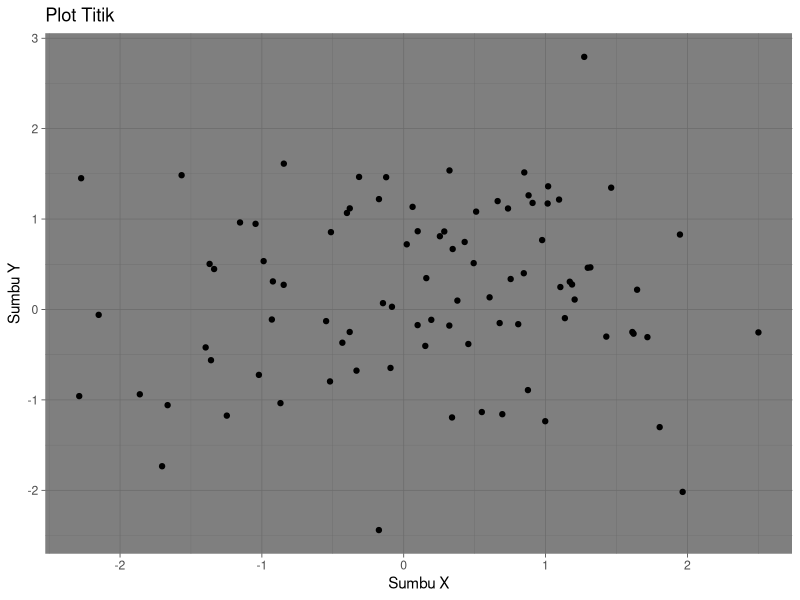
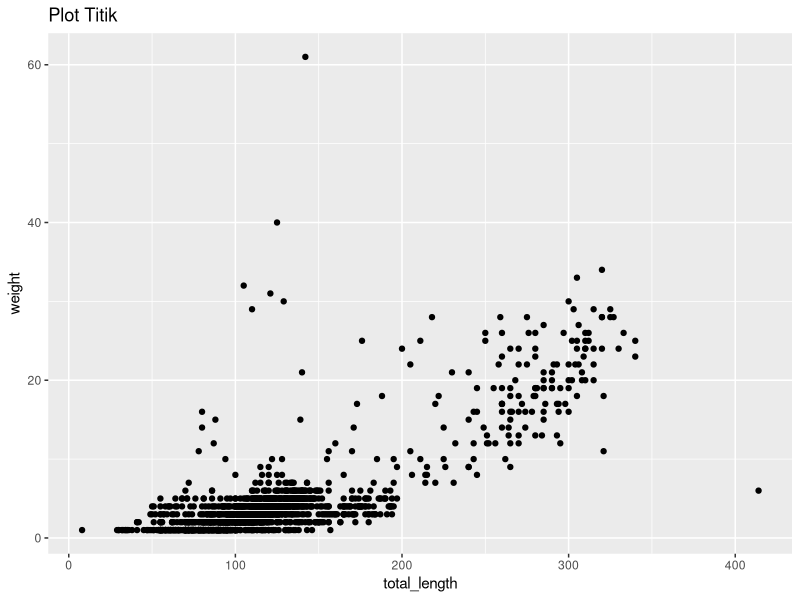
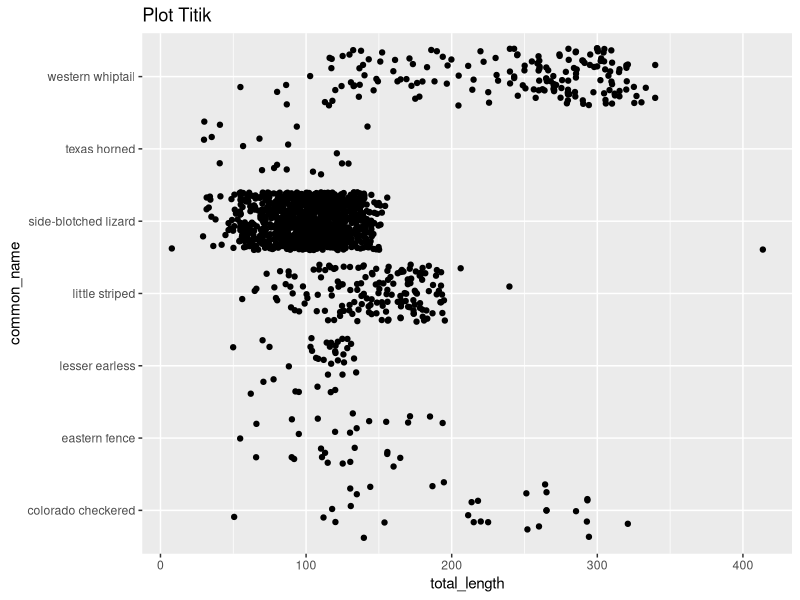
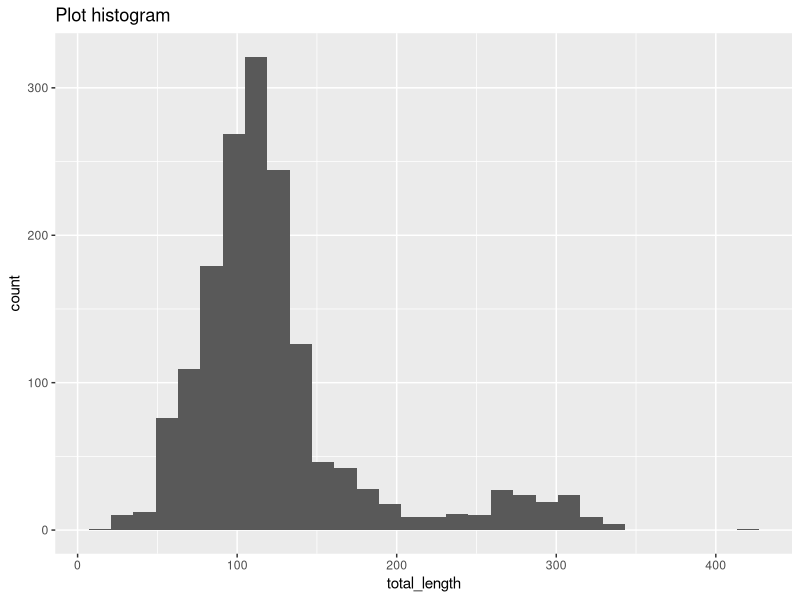
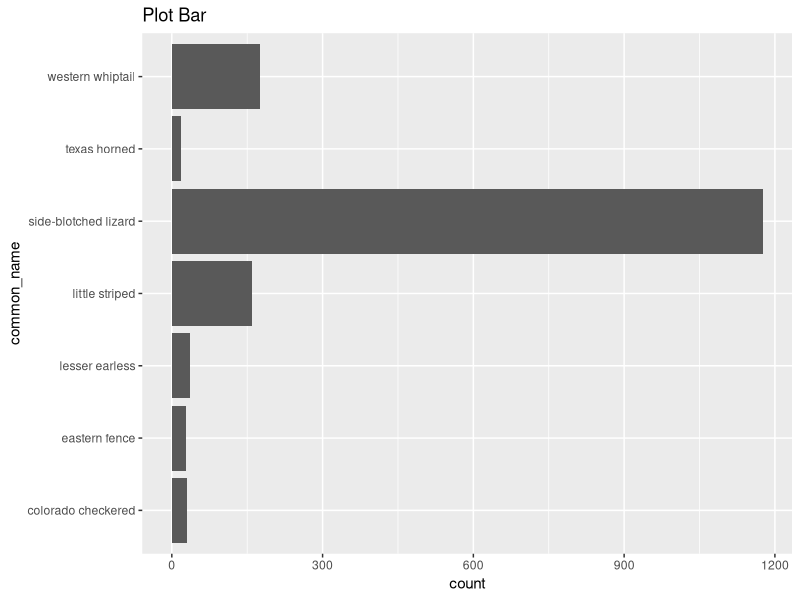
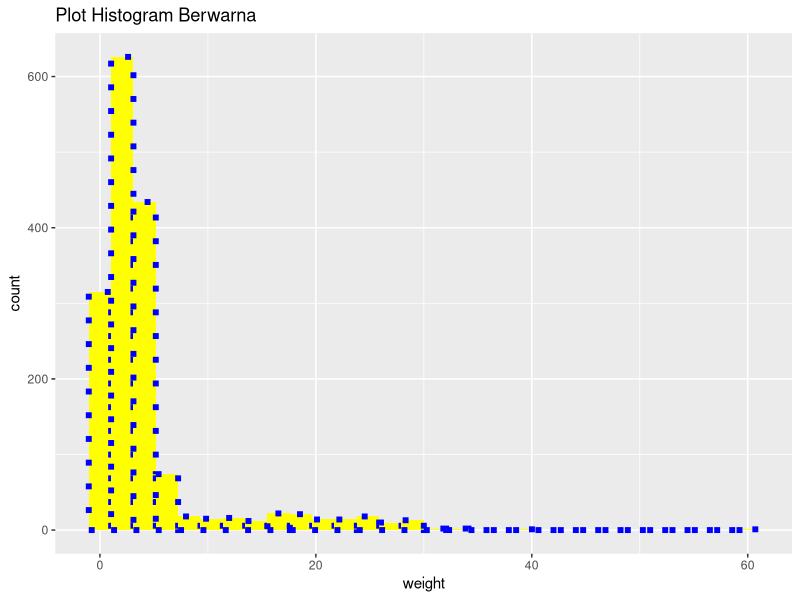
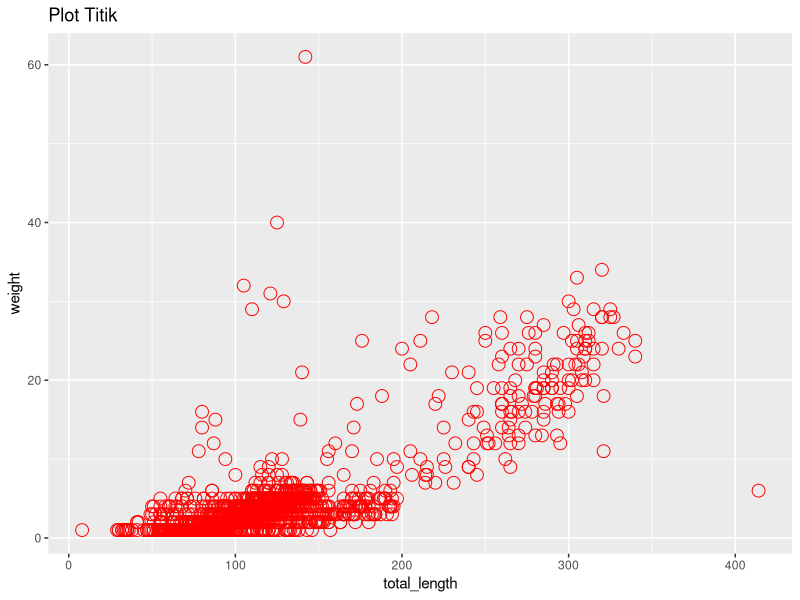
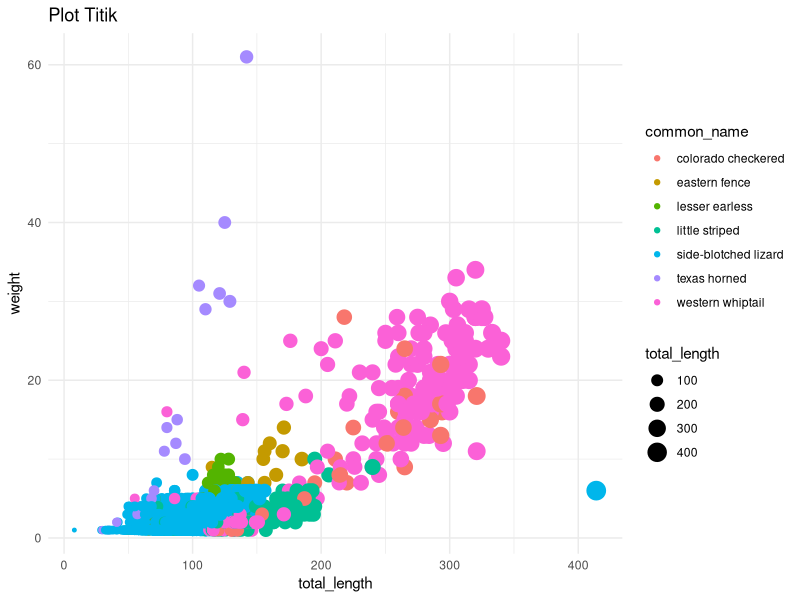

These charts were generated, in order, by the following R code:
## ---- chunk 1
# memanggil library
library(ggplot2)
# membuat data dengan base R
data <- data.frame(x = rnorm(90), y = rnorm(90))
# membuat scotter plot
ggplot(data, aes(x = x, y = y)) + 
geom_point() + 
labs(title = "Plot Titik", x = "Sumbu X", y = "Sumbu Y") +
theme_dark()
## ---- chunk 2
library(readr)
lizard <- read_csv("lizards.csv")
## ---- chunk 3
ggplot(lizard, aes(x = total_length , y = weight)) + 
geom_point() +
labs(title = "Plot Titik", x = "total_length" , y = "weight" )
## ---- chunk 4
ggplot(lizard, aes(x = total_length , y = common_name)) + 
geom_jitter() +
labs(title = "Plot Titik", x = "total_length" , y = "common_name" )
## ---- chunk 5
ggplot(lizard, aes(x = total_length)) + 
geom_histogram() +
labs(title = "Plot histogram", x = "total_length" )
## ---- chunk 6
ggplot(lizard, aes( , y = common_name)) + 
geom_bar() +
labs(title = "Plot Bar",  , y = "common_name" )
## ---- chunk 7
ggplot(lizard, aes(x = weight)) + 
geom_histogram(colour = "blue", fill = "yellow", size = 2, linetype = "dotted") +
labs(title = "Plot Histogram Berwarna", x = "weight" )
## ---- chunk 8
ggplot(lizard, aes(x = total_length , y = weight)) + 
geom_point(colour = "red", shape = 21, size = 4) +
labs(title = "Plot Titik", x = "total_length" , y = "weight" )
## ---- chunk 9
ggplot(lizard, aes(x = total_length, y = weight, color = common_name, size = total_length)) + 
  geom_point(shape = 19) + 
  labs(title = "Plot Titik", x = "total_length", y = "weight") +
  theme_minimal()
